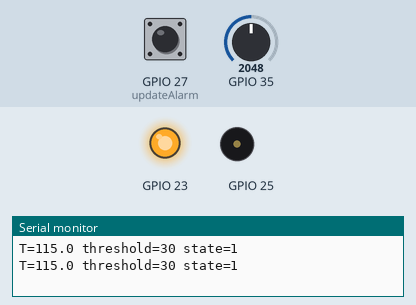
Simulated run of this sketch. Board: ESP32. Parts: output pins drawn as LEDs (lit = HIGH), buzzer (waves = sounding), the last lines printed to the serial monitor. Inputs (shaded band) come from the test bench; at power-on: GPIO 35 = 2048, GPIO 27 (updateAlarm) HIGH (analog values on the 0–4095 scale).

Above: at 1.2 s.
1.3 s: GPIO 35 set to 1035
4.3 s: GPIO 35 set to 966
At 5.3 s:
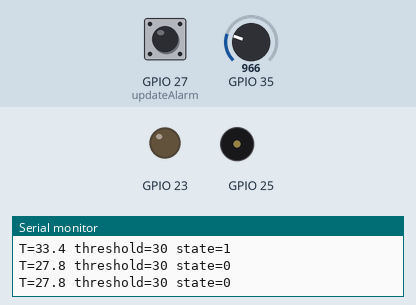
Timing chart, 0 to 7.3 s (numbered marks = the images above; inputs shaded):
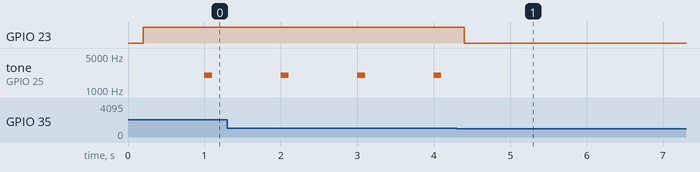

Measured:
- the behaviour switches between 993 and 992 on GPIO 35 (found by bisection; images 0 and 1)
- after the input at 4.3 s, GPIO 23: HIGH → LOW after 0.10 s; tone on GPIO 25: stops changing and stays silent
- by itself, tone on GPIO 25: alternates 2000 Hz for 0.10 s and silent for 0.90 s

The sketch:

alarm.ino
```cpp
#include <Arduino.h>
enum Alarm { NORMAL, ALARM, ACK };
Alarm state = NORMAL;
float temperatureC = 25;
int thresholdC = 30;
bool stable = false, candidate = false;
unsigned long changedAt = 0, sampledAt = 0;
float readTemperature() {
  return (analogReadMilliVolts(35) - 500.0f) / 10.0f;
}
void evaluateAlarm(bool press) {
  if (temperatureC < thresholdC) state = NORMAL;
  else if (state == NORMAL) state = ALARM;
  else if (state == ALARM && press) state = ACK;
  digitalWrite(23, state != NORMAL);
  ledcWriteTone(25, state == ALARM && millis() % 1000 < 100 ? 2000 : 0);
}
void updateAlarm(unsigned long now) {
  bool raw = digitalRead(27) == LOW;
  if (raw != candidate) { candidate = raw; changedAt = now; }
  bool press = false;
  if (now - changedAt >= 30 && stable != candidate) {
    stable = candidate; press = stable;
  }
  if (now - sampledAt >= 200) {
    sampledAt = now; temperatureC = readTemperature();
  }
  evaluateAlarm(press);
}

void setup() {
  Serial.begin(115200);
  pinMode(23, OUTPUT);
  pinMode(27, INPUT_PULLUP);
  analogReadResolution(12);
  analogSetPinAttenuation(35, ADC_11db);
  ledcAttach(25, 2000, 10);
}

void loop() {
  updateAlarm(millis());
  static unsigned long loggedAt = 0;
  if (millis() - loggedAt >= 500) {
    loggedAt = millis();
    Serial.printf("T=%.1f threshold=%d state=%d\n", temperatureC, thresholdC, state);
  }
}
```
